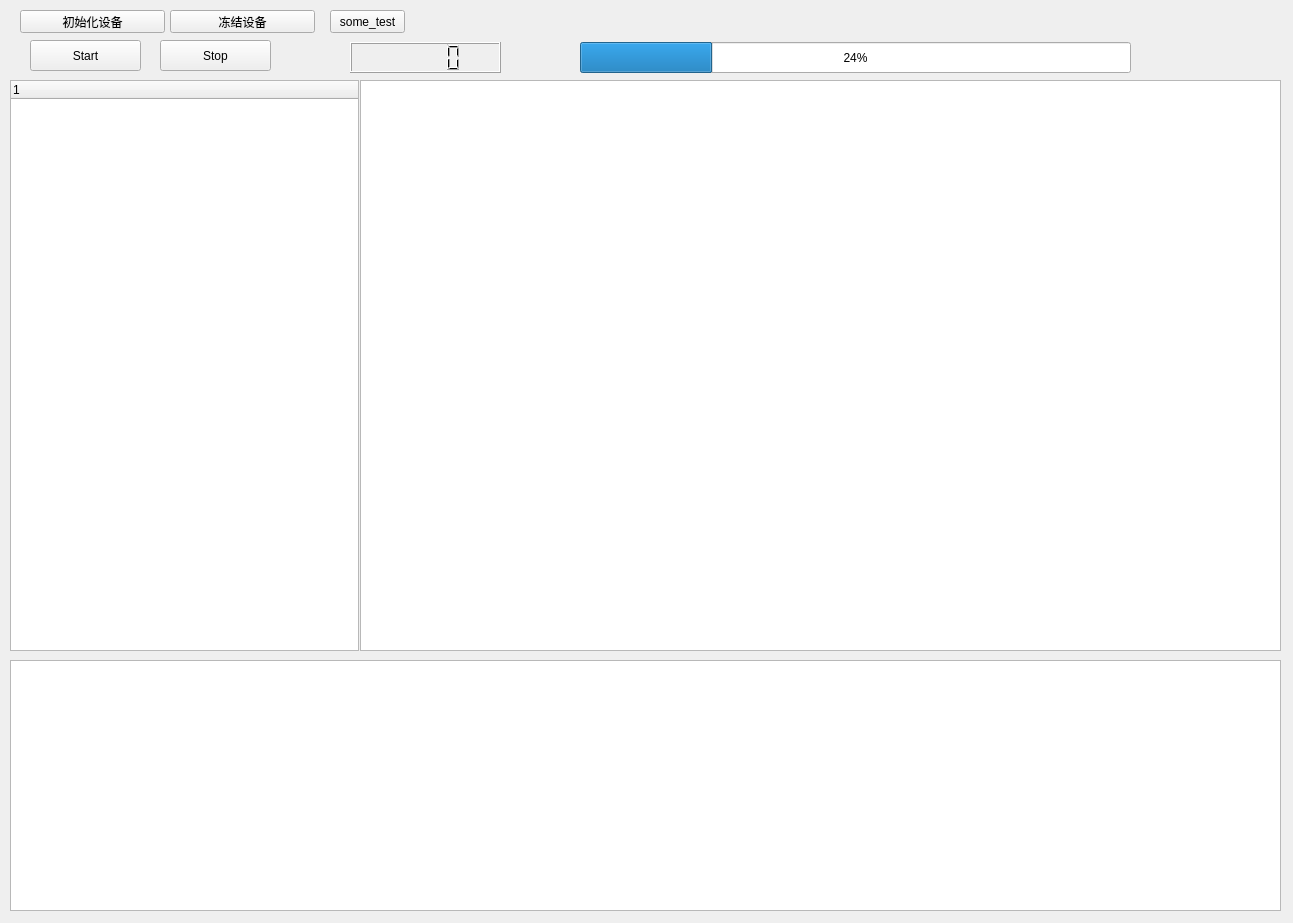
<?xml version="1.0" encoding="UTF-8"?>
<ui version="4.0">
 <class>Form</class>
 <widget class="QWidget" name="Form">
  <property name="geometry">
   <rect>
    <x>0</x>
    <y>0</y>
    <width>1293</width>
    <height>923</height>
   </rect>
  </property>
  <property name="windowTitle">
   <string>Form</string>
  </property>
  <widget class="QPushButton" name="smoe_test">
   <property name="geometry">
    <rect>
     <x>330</x>
     <y>10</y>
     <width>75</width>
     <height>23</height>
    </rect>
   </property>
   <property name="text">
    <string>some_test</string>
   </property>
  </widget>
  <widget class="QTreeWidget" name="treeWidget">
   <property name="geometry">
    <rect>
     <x>10</x>
     <y>80</y>
     <width>349</width>
     <height>571</height>
    </rect>
   </property>
   <column>
    <property name="text">
     <string notr="true">1</string>
    </property>
   </column>
  </widget>
  <widget class="QTableWidget" name="tableWidget">
   <property name="geometry">
    <rect>
     <x>360</x>
     <y>80</y>
     <width>921</width>
     <height>571</height>
    </rect>
   </property>
  </widget>
  <widget class="QPushButton" name="pushButton_start">
   <property name="geometry">
    <rect>
     <x>30</x>
     <y>40</y>
     <width>111</width>
     <height>31</height>
    </rect>
   </property>
   <property name="text">
    <string>Start</string>
   </property>
  </widget>
  <widget class="QPushButton" name="open_button">
   <property name="geometry">
    <rect>
     <x>20</x>
     <y>10</y>
     <width>145</width>
     <height>23</height>
    </rect>
   </property>
   <property name="text">
    <string>初始化设备</string>
   </property>
  </widget>
  <widget class="QPushButton" name="close_button">
   <property name="geometry">
    <rect>
     <x>170</x>
     <y>10</y>
     <width>145</width>
     <height>23</height>
    </rect>
   </property>
   <property name="text">
    <string>冻结设备</string>
   </property>
  </widget>
  <widget class="QTextBrowser" name="textBrowser">
   <property name="geometry">
    <rect>
     <x>10</x>
     <y>660</y>
     <width>1271</width>
     <height>251</height>
    </rect>
   </property>
   <property name="cursor" stdset="0">
    <cursorShape>ArrowCursor</cursorShape>
   </property>
   <property name="focusPolicy">
    <enum>Qt::NoFocus</enum>
   </property>
  </widget>
  <widget class="QProgressBar" name="pbar">
   <property name="geometry">
    <rect>
     <x>580</x>
     <y>42</y>
     <width>551</width>
     <height>31</height>
    </rect>
   </property>
   <property name="value">
    <number>24</number>
   </property>
   <property name="textVisible">
    <bool>true</bool>
   </property>
   <property name="format">
    <string extracomment="hello">%p%</string>
   </property>
  </widget>
  <widget class="QLCDNumber" name="lcdNumber">
   <property name="geometry">
    <rect>
     <x>350</x>
     <y>42</y>
     <width>151</width>
     <height>31</height>
    </rect>
   </property>
  </widget>
  <widget class="QPushButton" name="pushButton_stop">
   <property name="geometry">
    <rect>
     <x>160</x>
     <y>40</y>
     <width>111</width>
     <height>31</height>
    </rect>
   </property>
   <property name="text">
    <string>Stop</string>
   </property>
  </widget>
  <zorder>smoe_test</zorder>
  <zorder>tableWidget</zorder>
  <zorder>treeWidget</zorder>
  <zorder>pushButton_start</zorder>
  <zorder>open_button</zorder>
  <zorder>close_button</zorder>
  <zorder>textBrowser</zorder>
  <zorder>pbar</zorder>
  <zorder>lcdNumber</zorder>
  <zorder>pushButton_stop</zorder>
 </widget>
 <resources/>
 <connections/>
</ui>
